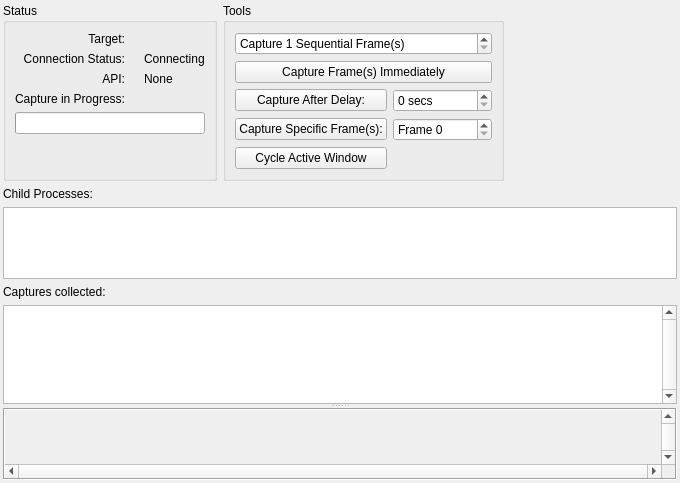
<?xml version="1.0" encoding="UTF-8"?>
<ui version="4.0">
 <class>LiveCapture</class>
 <widget class="QFrame" name="LiveCapture">
  <property name="geometry">
   <rect>
    <x>0</x>
    <y>0</y>
    <width>680</width>
    <height>483</height>
   </rect>
  </property>
  <property name="windowTitle">
   <string>Connecting...</string>
  </property>
  <layout class="QVBoxLayout" name="mainLayout">
   <property name="leftMargin">
    <number>3</number>
   </property>
   <property name="topMargin">
    <number>3</number>
   </property>
   <property name="rightMargin">
    <number>3</number>
   </property>
   <property name="bottomMargin">
    <number>3</number>
   </property>
   <item>
    <widget class="QFrame" name="frame_3">
     <property name="sizePolicy">
      <sizepolicy hsizetype="Preferred" vsizetype="Maximum">
       <horstretch>0</horstretch>
       <verstretch>0</verstretch>
      </sizepolicy>
     </property>
     <layout class="QHBoxLayout" name="horizontalLayout">
      <property name="leftMargin">
       <number>0</number>
      </property>
      <property name="topMargin">
       <number>0</number>
      </property>
      <property name="rightMargin">
       <number>0</number>
      </property>
      <property name="bottomMargin">
       <number>0</number>
      </property>
      <item>
       <widget class="QGroupBox" name="statusGroup">
        <property name="title">
         <string>Status</string>
        </property>
        <layout class="QGridLayout" name="gridLayout_2">
         <item row="0" column="0">
          <widget class="QLabel" name="label">
           <property name="text">
            <string>Target:</string>
           </property>
           <property name="alignment">
            <set>Qt::AlignRight|Qt::AlignTrailing|Qt::AlignVCenter</set>
           </property>
          </widget>
         </item>
         <item row="0" column="2">
          <widget class="QLabel" name="target">
           <property name="text">
            <string/>
           </property>
          </widget>
         </item>
         <item row="1" column="0">
          <widget class="QLabel" name="connectionStatusLabel">
           <property name="text">
            <string>Connection Status:</string>
           </property>
           <property name="alignment">
            <set>Qt::AlignRight|Qt::AlignTrailing|Qt::AlignVCenter</set>
           </property>
          </widget>
         </item>
         <item row="1" column="1">
          <widget class="QLabel" name="connectionIcon">
           <property name="sizePolicy">
            <sizepolicy hsizetype="Fixed" vsizetype="Preferred">
             <horstretch>0</horstretch>
             <verstretch>0</verstretch>
            </sizepolicy>
           </property>
           <property name="text">
            <string/>
           </property>
           <property name="pixmap">
            <pixmap resource="../../Resources/resources.qrc">:/hourglass.png</pixmap>
           </property>
          </widget>
         </item>
         <item row="1" column="2">
          <widget class="QLabel" name="connectionStatus">
           <property name="text">
            <string>Connecting</string>
           </property>
          </widget>
         </item>
         <item row="2" column="0">
          <widget class="QLabel" name="apiStatusLabel">
           <property name="text">
            <string>API:</string>
           </property>
           <property name="alignment">
            <set>Qt::AlignRight|Qt::AlignTrailing|Qt::AlignTop</set>
           </property>
          </widget>
         </item>
         <item row="2" column="1">
          <widget class="RDLabel" name="apiIcon">
           <property name="sizePolicy">
            <sizepolicy hsizetype="Fixed" vsizetype="Preferred">
             <horstretch>0</horstretch>
             <verstretch>0</verstretch>
            </sizepolicy>
           </property>
           <property name="cursor">
            <cursorShape>PointingHandCursor</cursorShape>
           </property>
           <property name="toolTip">
            <string>&lt;p&gt;An API in use is not presenting to a window. This commonly means the API rendering is happening to off-screen targets and either nothing is displayed, or the results are displayed using some other mechanism.&lt;/p&gt;

&lt;p&gt;Without the boundary of a frame, GuguGaga cannot capture by default since it can't tell where to start and stop.&lt;/p&gt;

&lt;p&gt;You can use GuguGaga's In-application API to manually provide markers about where to start and stop the frame capture.&lt;/p&gt;

&lt;p&gt;Click on the icon for more information about this API.&lt;/p&gt;</string>
           </property>
           <property name="pixmap">
            <pixmap resource="../../Resources/resources.qrc">:/information.png</pixmap>
           </property>
          </widget>
         </item>
         <item row="2" column="2">
          <widget class="QLabel" name="apiStatus">
           <property name="text">
            <string>None</string>
           </property>
           <property name="textFormat">
            <enum>Qt::RichText</enum>
           </property>
          </widget>
         </item>
         <item row="3" column="0">
          <widget class="QLabel" name="progressLabel">
           <property name="text">
            <string>Capture in Progress:</string>
           </property>
           <property name="alignment">
            <set>Qt::AlignRight|Qt::AlignTrailing|Qt::AlignVCenter</set>
           </property>
          </widget>
         </item>
         <item row="4" column="0" colspan="3">
          <widget class="QProgressBar" name="progressBar">
           <property name="sizePolicy">
            <sizepolicy hsizetype="Expanding" vsizetype="Fixed">
             <horstretch>0</horstretch>
             <verstretch>0</verstretch>
            </sizepolicy>
           </property>
          </widget>
         </item>
         <item row="5" column="0" colspan="2">
          <spacer name="verticalSpacer_2">
           <property name="orientation">
            <enum>Qt::Vertical</enum>
           </property>
           <property name="sizeHint" stdset="0">
            <size>
             <width>0</width>
             <height>0</height>
            </size>
           </property>
          </spacer>
         </item>
        </layout>
       </widget>
      </item>
      <item>
       <widget class="QGroupBox" name="toolsGroup">
        <property name="title">
         <string>Tools</string>
        </property>
        <layout class="QGridLayout" name="gridLayout_3">
         <item row="0" column="0" colspan="2">
          <widget class="QDoubleSpinBox" name="numFrames">
           <property name="minimumSize">
            <size>
             <width>45</width>
             <height>0</height>
            </size>
           </property>
           <property name="prefix">
            <string>Capture </string>
           </property>
           <property name="suffix">
            <string> Sequential Frame(s)</string>
           </property>
           <property name="decimals">
            <number>0</number>
           </property>
           <property name="minimum">
            <double>1.000000000000000</double>
           </property>
           <property name="maximum">
            <double>10.000000000000000</double>
           </property>
           <property name="value">
            <double>1.000000000000000</double>
           </property>
          </widget>
         </item>
         <item row="1" column="0" colspan="2">
          <widget class="QPushButton" name="triggerImmediateCapture">
           <property name="text">
            <string>Capture Frame(s) Immediately</string>
           </property>
          </widget>
         </item>
         <item row="3" column="0">
          <widget class="QPushButton" name="triggerDelayedCapture">
           <property name="text">
            <string>Capture After Delay:</string>
           </property>
          </widget>
         </item>
         <item row="3" column="1">
          <widget class="QDoubleSpinBox" name="captureDelay">
           <property name="baseSize">
            <size>
             <width>0</width>
             <height>0</height>
            </size>
           </property>
           <property name="suffix">
            <string> secs</string>
           </property>
           <property name="decimals">
            <number>0</number>
           </property>
           <property name="maximum">
            <double>120.000000000000000</double>
           </property>
           <property name="value">
            <double>0.000000000000000</double>
           </property>
          </widget>
         </item>
         <item row="4" column="0">
          <widget class="QPushButton" name="queueCap">
           <property name="text">
            <string>Capture Specific Frame(s):</string>
           </property>
          </widget>
         </item>
         <item row="4" column="1">
          <widget class="QDoubleSpinBox" name="captureFrame">
           <property name="prefix">
            <string>Frame </string>
           </property>
           <property name="decimals">
            <number>0</number>
           </property>
           <property name="maximum">
            <double>10000.000000000000000</double>
           </property>
          </widget>
         </item>
         <item row="5" column="0" colspan="2">
          <spacer name="verticalSpacer">
           <property name="orientation">
            <enum>Qt::Vertical</enum>
           </property>
           <property name="sizeHint" stdset="0">
            <size>
             <width>0</width>
             <height>0</height>
            </size>
           </property>
          </spacer>
         </item>
         <item row="6" column="0">
          <widget class="QPushButton" name="cycleActiveWindow">
           <property name="text">
            <string>Cycle Active Window</string>
           </property>
          </widget>
         </item>
        </layout>
       </widget>
      </item>
      <item>
       <spacer name="horizontalSpacer">
        <property name="orientation">
         <enum>Qt::Horizontal</enum>
        </property>
        <property name="sizeHint" stdset="0">
         <size>
          <width>75</width>
          <height>20</height>
         </size>
        </property>
       </spacer>
      </item>
     </layout>
    </widget>
   </item>
   <item>
    <widget class="QLabel" name="childProcessLabel">
     <property name="sizePolicy">
      <sizepolicy hsizetype="Preferred" vsizetype="Fixed">
       <horstretch>0</horstretch>
       <verstretch>0</verstretch>
      </sizepolicy>
     </property>
     <property name="text">
      <string>Child Processes:</string>
     </property>
    </widget>
   </item>
   <item>
    <widget class="QListWidget" name="childProcesses">
     <property name="sizePolicy">
      <sizepolicy hsizetype="Expanding" vsizetype="Preferred">
       <horstretch>0</horstretch>
       <verstretch>0</verstretch>
      </sizepolicy>
     </property>
     <property name="minimumSize">
      <size>
       <width>0</width>
       <height>40</height>
      </size>
     </property>
     <property name="sizeAdjustPolicy">
      <enum>QAbstractScrollArea::AdjustToContents</enum>
     </property>
     <property name="editTriggers">
      <set>QAbstractItemView::NoEditTriggers</set>
     </property>
     <property name="showDropIndicator" stdset="0">
      <bool>false</bool>
     </property>
     <property name="movement">
      <enum>QListView::Static</enum>
     </property>
     <property name="resizeMode">
      <enum>QListView::Adjust</enum>
     </property>
     <property name="spacing">
      <number>15</number>
     </property>
     <property name="viewMode">
      <enum>QListView::IconMode</enum>
     </property>
    </widget>
   </item>
   <item>
    <widget class="QFrame" name="frame_2">
     <property name="frameShape">
      <enum>QFrame::NoFrame</enum>
     </property>
     <property name="frameShadow">
      <enum>QFrame::Plain</enum>
     </property>
     <layout class="QVBoxLayout" name="verticalLayout_3">
      <property name="spacing">
       <number>0</number>
      </property>
      <property name="leftMargin">
       <number>0</number>
      </property>
      <property name="topMargin">
       <number>0</number>
      </property>
      <property name="rightMargin">
       <number>0</number>
      </property>
      <property name="bottomMargin">
       <number>0</number>
      </property>
      <item>
       <widget class="QSplitter" name="previewSplit">
        <property name="orientation">
         <enum>Qt::Vertical</enum>
        </property>
        <property name="childrenCollapsible">
         <bool>false</bool>
        </property>
        <widget class="QFrame" name="frame">
         <property name="frameShape">
          <enum>QFrame::NoFrame</enum>
         </property>
         <property name="frameShadow">
          <enum>QFrame::Plain</enum>
         </property>
         <layout class="QVBoxLayout" name="verticalLayout_2">
          <property name="leftMargin">
           <number>0</number>
          </property>
          <property name="topMargin">
           <number>0</number>
          </property>
          <property name="rightMargin">
           <number>0</number>
          </property>
          <property name="bottomMargin">
           <number>0</number>
          </property>
          <item>
           <widget class="QLabel" name="capturesLabel">
            <property name="text">
             <string>Captures collected:</string>
            </property>
           </widget>
          </item>
          <item>
           <widget class="RDListWidget" name="captures">
            <property name="verticalScrollBarPolicy">
             <enum>Qt::ScrollBarAlwaysOn</enum>
            </property>
            <property name="horizontalScrollBarPolicy">
             <enum>Qt::ScrollBarAlwaysOff</enum>
            </property>
            <property name="sizeAdjustPolicy">
             <enum>QAbstractScrollArea::AdjustToContents</enum>
            </property>
            <property name="editTriggers">
             <set>QAbstractItemView::EditKeyPressed|QAbstractItemView::SelectedClicked</set>
            </property>
            <property name="showDropIndicator" stdset="0">
             <bool>false</bool>
            </property>
            <property name="selectionMode">
             <enum>QAbstractItemView::ExtendedSelection</enum>
            </property>
            <property name="iconSize">
             <size>
              <width>256</width>
              <height>144</height>
             </size>
            </property>
            <property name="verticalScrollMode">
             <enum>QAbstractItemView::ScrollPerPixel</enum>
            </property>
            <property name="movement">
             <enum>QListView::Static</enum>
            </property>
            <property name="flow">
             <enum>QListView::LeftToRight</enum>
            </property>
            <property name="resizeMode">
             <enum>QListView::Adjust</enum>
            </property>
            <property name="spacing">
             <number>12</number>
            </property>
            <property name="viewMode">
             <enum>QListView::IconMode</enum>
            </property>
            <property name="uniformItemSizes">
             <bool>true</bool>
            </property>
           </widget>
          </item>
         </layout>
        </widget>
        <widget class="QScrollArea" name="previewScroll">
         <property name="sizePolicy">
          <sizepolicy hsizetype="Preferred" vsizetype="Preferred">
           <horstretch>0</horstretch>
           <verstretch>0</verstretch>
          </sizepolicy>
         </property>
         <property name="frameShape">
          <enum>QFrame::Box</enum>
         </property>
         <property name="verticalScrollBarPolicy">
          <enum>Qt::ScrollBarAlwaysOn</enum>
         </property>
         <property name="horizontalScrollBarPolicy">
          <enum>Qt::ScrollBarAlwaysOn</enum>
         </property>
         <property name="sizeAdjustPolicy">
          <enum>QAbstractScrollArea::AdjustToContents</enum>
         </property>
         <property name="alignment">
          <set>Qt::AlignLeading|Qt::AlignLeft|Qt::AlignTop</set>
         </property>
         <widget class="RDLabel" name="preview">
          <property name="geometry">
           <rect>
            <x>0</x>
            <y>0</y>
            <width>16</width>
            <height>16</height>
           </rect>
          </property>
          <property name="sizePolicy">
           <sizepolicy hsizetype="Fixed" vsizetype="Fixed">
            <horstretch>0</horstretch>
            <verstretch>0</verstretch>
           </sizepolicy>
          </property>
         </widget>
        </widget>
       </widget>
      </item>
     </layout>
    </widget>
   </item>
  </layout>
 </widget>
 <customwidgets>
  <customwidget>
   <class>RDLabel</class>
   <extends>QLabel</extends>
   <header>Widgets/Extended/RDLabel.h</header>
  </customwidget>
  <customwidget>
   <class>RDListWidget</class>
   <extends>QListWidget</extends>
   <header>Widgets/Extended/RDListWidget.h</header>
  </customwidget>
 </customwidgets>
 <resources>
  <include location="../../Resources/resources.qrc"/>
 </resources>
 <connections/>
</ui>
